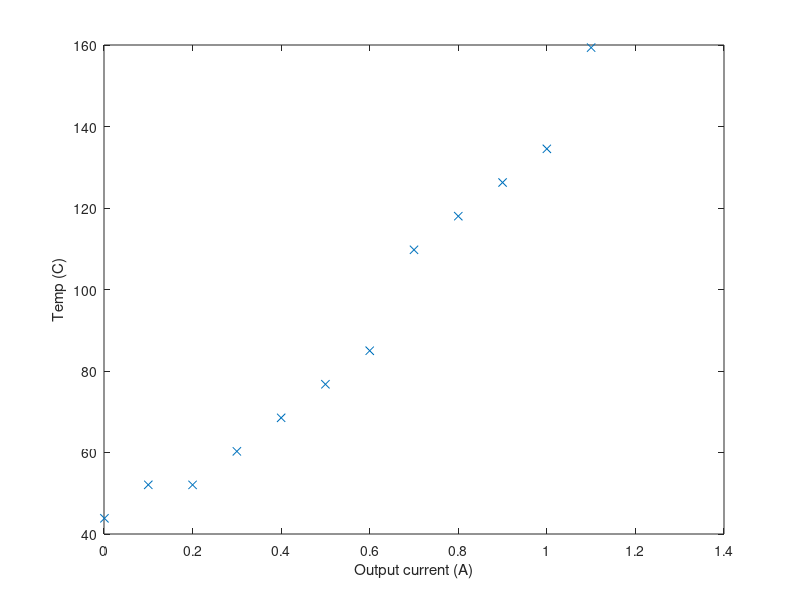

Source code (MATLAB):
%Vbe_temp.m
%Plots calculated diode temperatures given a list of Vbe values.  Allows
%for nonideality and series resistance influences
clear;
close all;


%Data into a 1ohm load with 8.7V supply rails.  Vdig is 5.04V
currents = [1e-3 0.1 0.2 0.3 0.4 0.5 0.6 0.7 0.8 0.9 1.0 1.1];	%amps
vbe_one = 1e-3*[760 750 739 728 715 704 692 678 665 655 642 626];	%volts
vbe_two = 1e-3*[799 790 779 769 757 747 736 725 713 704 692 679];	%volts

%Current source details
vdig = 5.04;	%volts
rone = 41.2e3;	%ohms
rtwo = 20e3;	%ohms

%Uncompensated resistance
rseries = 0;	%ohms

%ideality
eta = 2;		%dimensionless

%boltzmann's constant
kbolt = 1.38e-23;	%m^2 kg / s^2 K

%electron charge
charge = 1.6e-19;	%coulombs



%%%%%%%%%%%%%%%%%%%%%%%%%%%%%%%%%%%%%%%%%%%%%%%%%%%%%%%%%%%%%%%%%%%%%%%%%
%Begin calculations
%%%%%%%%%%%%%%%%%%%%%%%%%%%%%%%%%%%%%%%%%%%%%%%%%%%%%%%%%%%%%%%%%%%%%%%%%
points = size(currents,2);
lowcurr = (vdig - vbe_one) / rone;
highcurr = (vdig - vbe_two) / rtwo;
vdiff = vbe_two - vbe_one;
idiff = highcurr - lowcurr;

for count = 1:points,
	temp(count) = charge * (vdiff(count) - rseries * idiff(count)) ...
		./ (eta * kbolt * log(highcurr(count) / lowcurr(count))); %Kelvin
end;

plot(currents,temp-273,'x');
xlabel('Output current (A)');
ylabel('Temp (C)');
	
	


